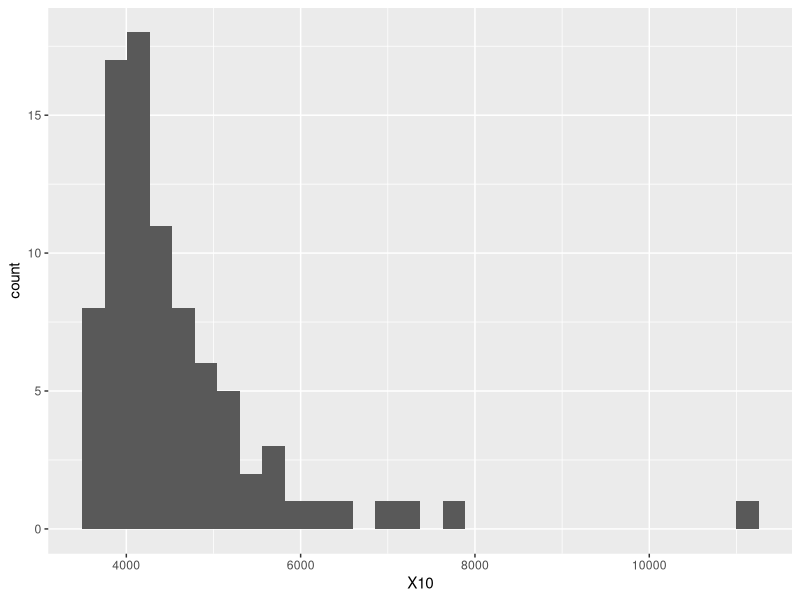
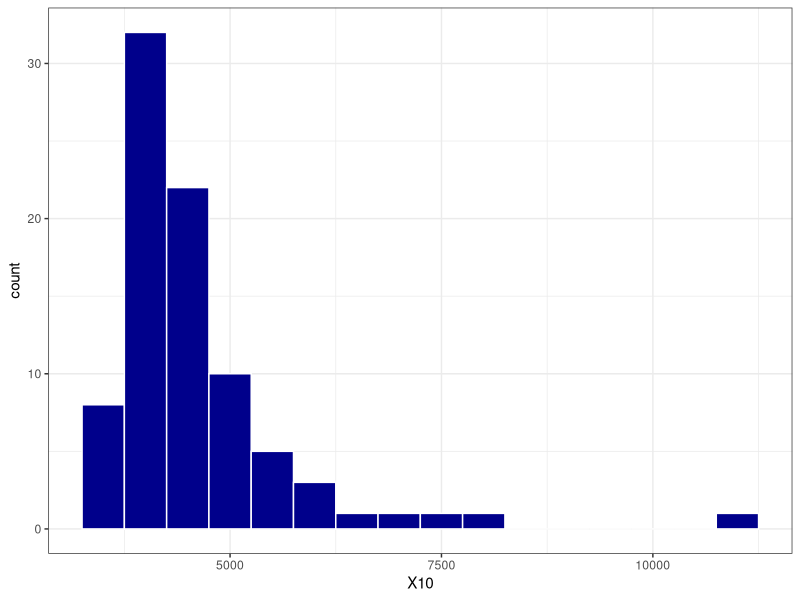
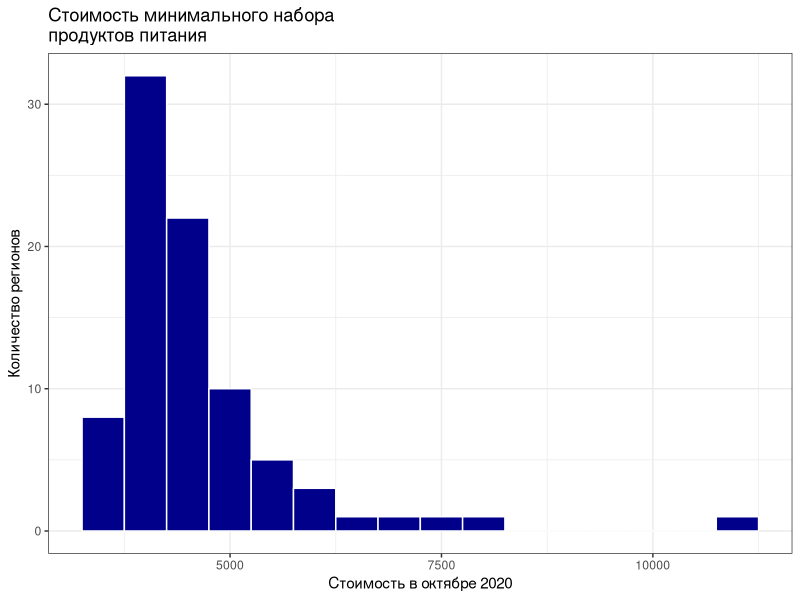
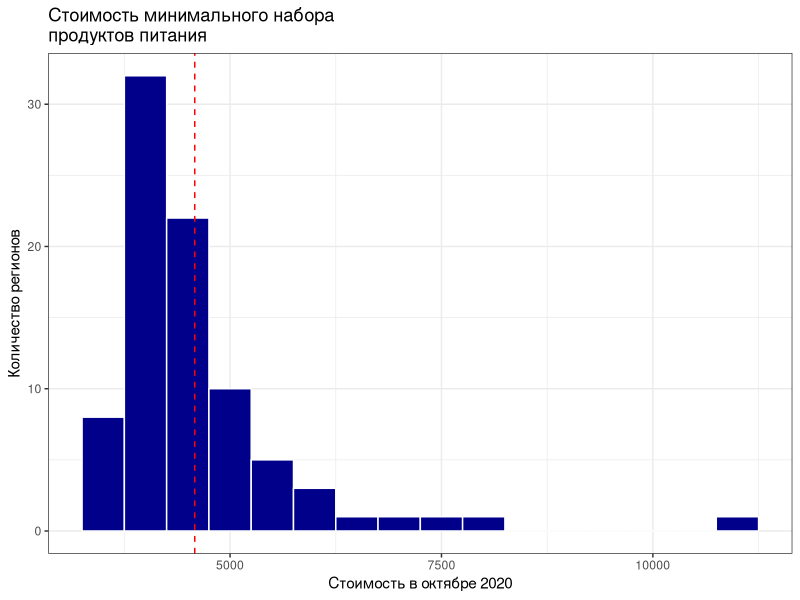
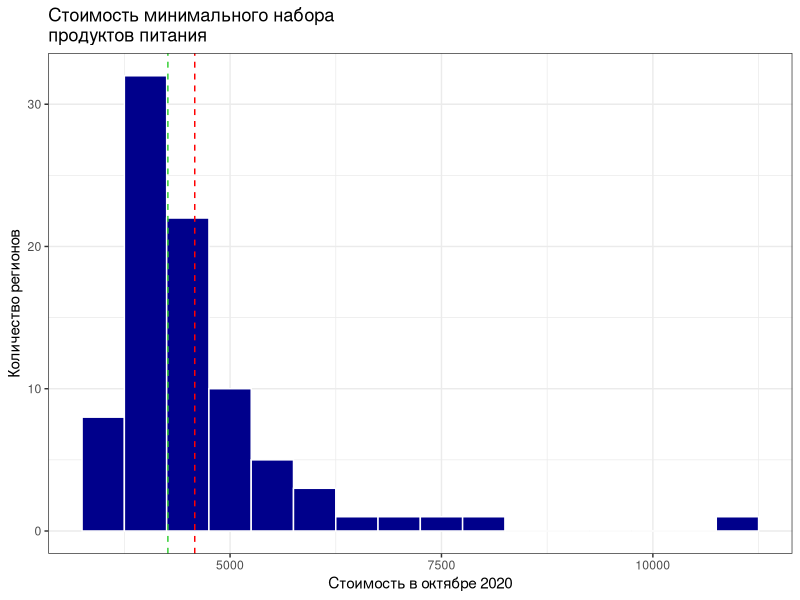
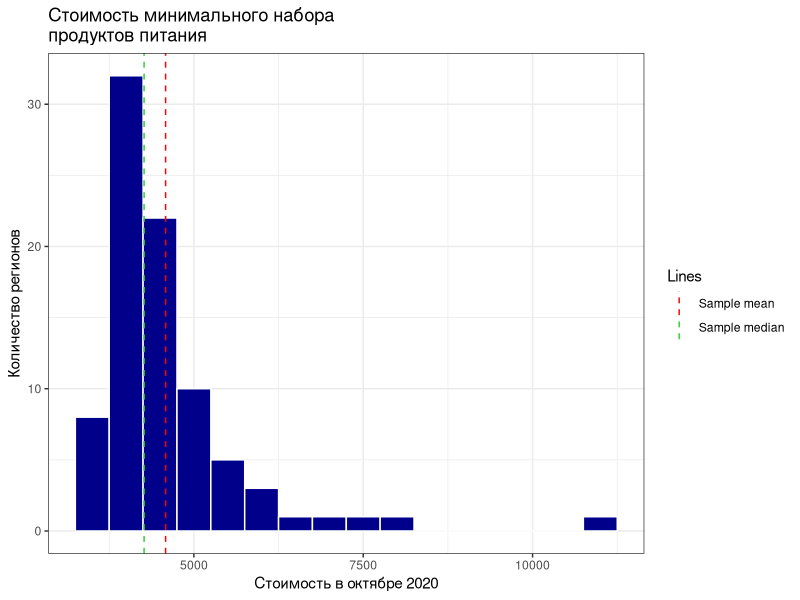
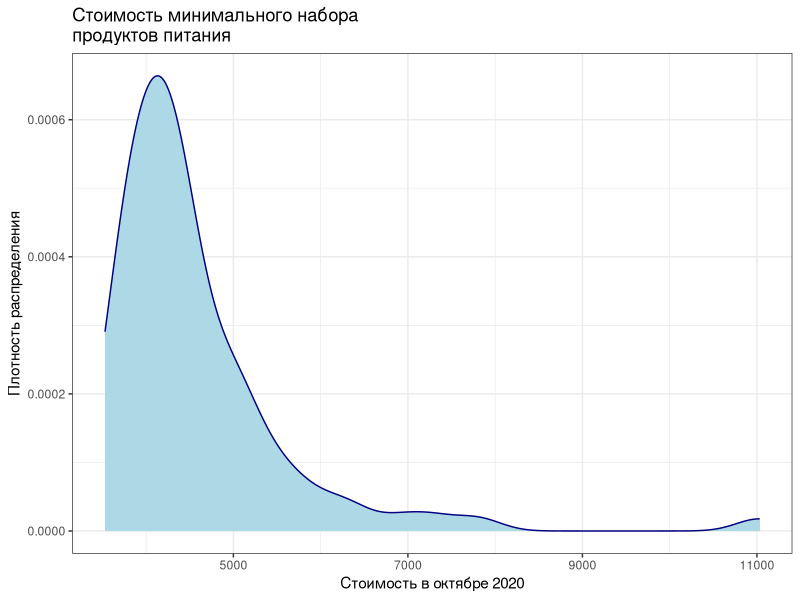
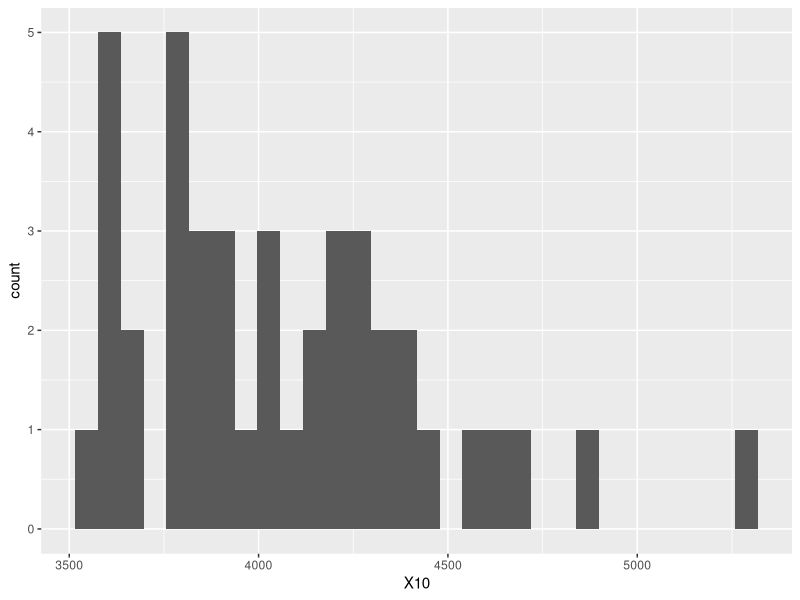

Generate these figures, in order, with R:
## ---- chunk 1
library(readxl)
regs <- read_excel("data.xls")
## ---- chunk 2
library(tidyverse)
## ---- chunk 3
ggplot(data = regs, aes(x = X10)) + geom_histogram() 
## ---- chunk 4
ggplot(data = regs, aes(x = X10)) + 
  geom_histogram(binwidth = 500, 
                 fill = "darkblue", 
                 color = "white") +
theme_bw()
## ---- chunk 5
regs %>% filter(X10 > 10000) %>% select(REG)
## ---- chunk 6
ggplot(data = regs, aes(x = X10)) + 
  geom_histogram(binwidth = 500, 
                 fill = "darkblue", 
                 color = "white") + 
  theme_bw() + 
  labs(title = "Стоимость минимального набора\nпродуктов питания",
       x = "Стоимость в октябре 2020", 
       y = "Количество регионов")
## ---- chunk 7
ggplot(data = regs, aes(x = X10)) + 
  geom_histogram(binwidth = 500, 
                 fill = "darkblue", 
                 color = "white") + 
  theme_bw() + 
  labs(title = "Стоимость минимального набора\nпродуктов питания",
       x = "Стоимость в октябре 2020", 
       y = "Количество регионов") +
  geom_vline(xintercept = mean(regs$X10), lty = 2, color = "red")
## ---- chunk 8
ggplot(data = regs, aes(x = X10)) + 
  geom_histogram(binwidth = 500, 
                 fill = "darkblue", 
                 color = "white") + 
  theme_bw() + 
  labs(title = "Стоимость минимального набора\nпродуктов питания",
       x = "Стоимость в октябре 2020", 
       y = "Количество регионов") +
  geom_vline(xintercept = mean(regs$X10), lty = 2, color = "red") + 
  geom_vline(xintercept = median(regs$X10), lty = 2, color = "limegreen")
## ---- chunk 9
# dataframe from 3 columns: xintercept, Lines, color

lines <- data.frame(xintercept = c(mean(regs$X10), median(regs$X10)),
                    Lines = c("Sample mean", "Sample median"),
                    color = c("red", "limegreen"))

# add this dataframe to aes() inside geom_vline()
# and scale colors

ggplot(data = regs, aes(x = X10)) + 
  geom_histogram(binwidth = 500, 
                 fill = "darkblue", 
                 color = "white") + 
  theme_bw() + 
  labs(title = "Стоимость минимального набора\nпродуктов питания",
       x = "Стоимость в октябре 2020", 
       y = "Количество регионов") +
  geom_vline(data = lines, 
             aes(xintercept = xintercept, color = Lines), lty = 2) + 
  scale_color_manual(values = lines$color)

## ---- chunk 10
options(scipen = 999)
ggplot(data = regs, aes(x = X10)) + 
  geom_density(fill = "lightblue", 
                 color = "navy") + 
  theme_bw() + 
  labs(title = "Стоимость минимального набора\nпродуктов питания",
       x = "Стоимость в октябре 2020", 
       y = "Плотность распределения") 
## ---- chunk 11
regions <- c("Центральный федеральный округ", 
             "Приволжский федеральный округ", 
             "Сибирский федеральный округ")
three <- regs %>% filter(OKR %in% regions)
## ---- chunk 12
ggplot(data = three, aes(x = X10, group = OKR)) + 
  geom_histogram()
## ---- chunk 13
ggplot(data = three, aes(x = X10, group = OKR, fill = OKR)) + 
  geom_histogram()
## ---- chunk 14
ggplot(data = three, aes(x = X10, group = OKR, fill = OKR)) + 
  geom_histogram(binwidth = 500, alpha = 0.5)
## ---- chunk 15
ggplot(data = three, aes(x = X10, group = OKR, fill = OKR)) + 
  geom_density(alpha = 0.5)
## ---- chunk 16
ggplot(data = three, aes(x = X10, group = OKR, fill = OKR)) + 
  geom_density(alpha = 0.5) + 
  scale_fill_manual(values = c("violet", "yellow", "lightblue"))
## ---- chunk 17
ggplot(data = three, aes(x = X10, group = OKR, fill = OKR)) + 
  geom_density(alpha = 0.5) + 
  scale_fill_manual(values = c("violet", "yellow", "lightblue"),
                    name = "Округ",
                    labels = c("Приволжский ФО", 
                               "Сибирский ФО", 
                               "Центральный ФО"))
## ---- chunk 18
ggplot(data = three, aes(x = X10)) + 
  geom_histogram(binwidth = 500) + 
  facet_wrap(~OKR)
## ---- chunk 19
ggplot(data = three, aes(x = X10, fill = OKR)) + 
  geom_histogram(binwidth = 500) + 
  facet_wrap(~OKR)
## ---- chunk 20
labels <- c("Приволжский федеральный округ" = "Приволжский", 
            "Сибирский федеральный округ" = "Сибирский", 
            "Центральный федеральный округ" = "Центральный")
ggplot(data = three, aes(x = X10, fill = OKR)) + 
  geom_histogram(binwidth = 500) + 
  facet_wrap(~OKR, labeller = as_labeller(labels))
## ---- chunk 21
ggplot(data = three, aes(x = X10, fill = OKR)) + 
  geom_histogram(binwidth = 500, alpha = 0.8, color = "white") + 
  facet_wrap(~OKR) + 
  theme_bw() + 
  scale_fill_manual(values = c("violet", "yellow", "lightblue")) +
  theme(legend.position = "none")
## ---- chunk 22
okrs <- read_excel("data.xls", sheet = 2)
## ---- chunk 23
o_three <- okrs %>% filter(OKR %in% regions)
## ---- chunk 24
ggplot(data = o_three, aes(x = mon, y = price, group = OKR)) + 
  geom_line()
## ---- chunk 25
ggplot(data = o_three, aes(x = mon, y = price, 
                           group = OKR, 
                           color = OKR)) + 
  geom_line(aes(linetype = OKR)) + 
  labs(x = "Месяц", y = "Цена", linetype = "Округ") +
  guides(color = FALSE) + 
  theme_classic()
## ---- chunk 26
ggplot(data = o_three, aes(x = mon, y = price, 
                           group = OKR, 
                           color = OKR)) + 
  geom_line(aes(linetype = OKR)) + 
  labs(x = "Месяц", y = "Цена", linetype = "Округ") +
  guides(color = FALSE) + 
  theme_minimal()
## ---- chunk 27
ggplot(data = o_three, aes(x = mon, y = price, 
                           group = OKR, 
                           color = OKR)) + 
  geom_line(aes(linetype = OKR)) + 
  labs(x = "Месяц", y = "Цена", linetype = "Округ") +
  guides(color = FALSE) + 
  theme_dark()
